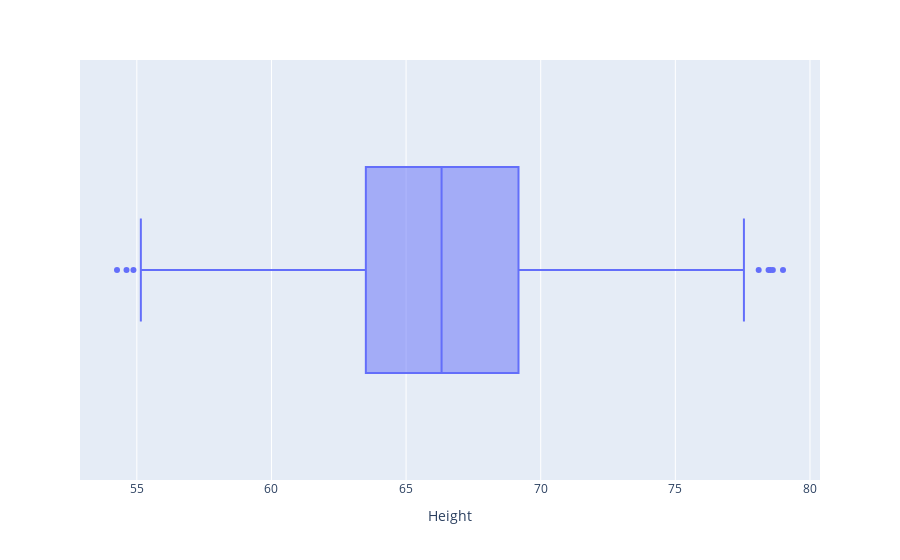

Write notebook code for a chart like this one.
### Markdown cell above
## 1.Handling Outliers (BoxPlot)

### Code cell
import plotly.express as ex
ex.box(x='Height', data_frame=df)

### Figure 1 — Plotly figure (JSON) as saved in the notebook; plotly's stock layout.template omitted (floating-point values rounded to 4 significant figures; data arrays with more than 128 entries replaced by an {"elided": "..."} marker saying what was removed)
{"data": [{"alignmentgroup": "True", "hovertemplate": "Height=%{x}<extra></extra>", "legendgroup": "", "marker": {"color": "#636efa"}, "name": "", "notched": false, "offsetgroup": "", "orientation": "h", "showlegend": false, "type": "box", "x": {"elided": "10000 float values"}, "x0": " ", "xaxis": "x", "y0": " ", "yaxis": "y"}], "layout": {"boxmode": "group", "legend": {"tracegroupgap": 0}, "margin": {"t": 60}, "xaxis": {"anchor": "y", "domain": [0, 1], "title": {"text": "Height"}}, "yaxis": {"anchor": "x", "domain": [0, 1]}}}
